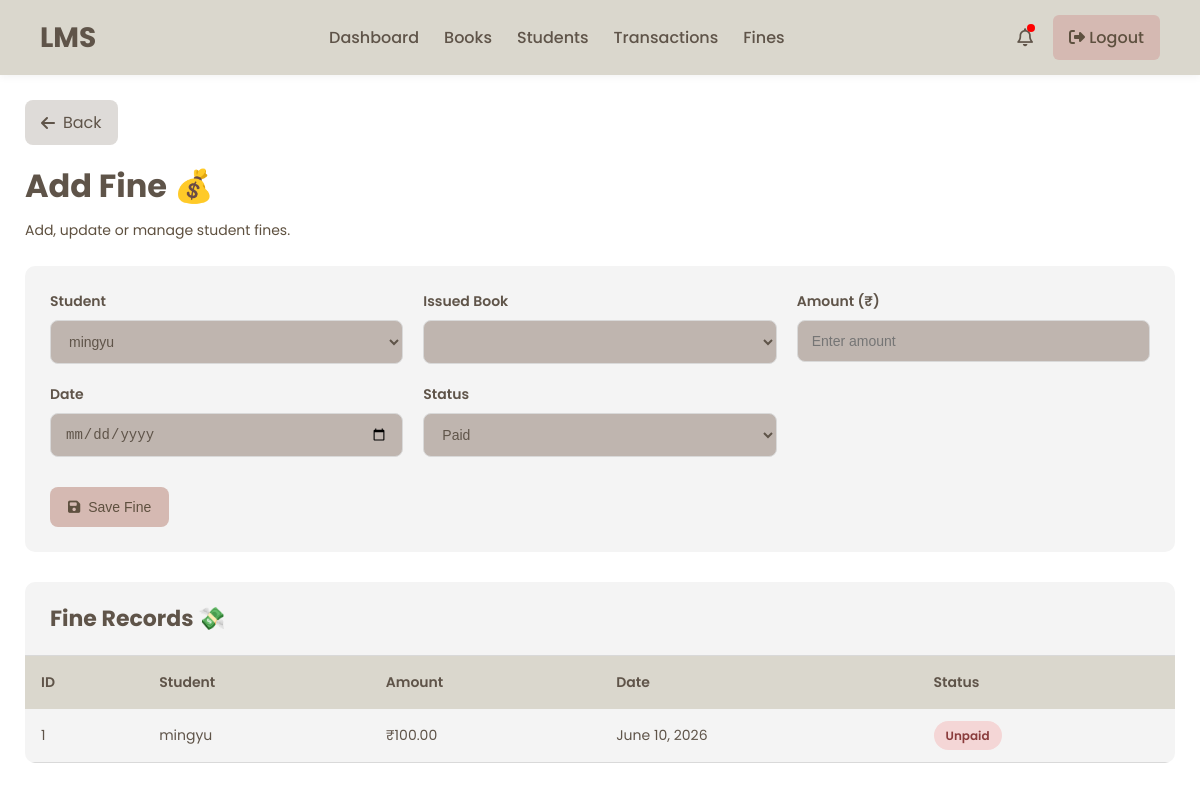
/add-fine/, run on the app's committed database.
### library/models.py (models this page shows, shortened)
class Fine(models.Model):
    student = models.ForeignKey(
        Student,
        on_delete=models.CASCADE
    )
    amount = models.DecimalField(
        max_digits=6,
        decimal_places=2
    )
    paid = models.BooleanField(
        default=False
    )
    date = models.DateField(
        default=timezone.now
    )

class Student(models.Model):
    user = models.OneToOneField(User, on_delete=models.CASCADE, null=True, blank=True)
    name = models.CharField(max_length=100)
    email = models.EmailField(unique=True)
    phone = models.CharField(max_length=20, default='')
    department = models.CharField(max_length=100)
    active = models.BooleanField(default=True)
    student_id = models.CharField(max_length=20, unique=True, blank=True)
    date_of_birth = models.DateField(null=True, blank=True)
    profile_picture = models.ImageField(upload_to='profile_pictures/', null=True, blank=True)

### library/views.py (the view, shortened to what this page needs)
# urls.py: path('add-fine/', views.add_fine, name='add_fine'),
def add_fine(request):
    context = {
        'students': Student.objects.all(),
        'fines': Fine.objects.all()
    }
    return render(
        request,
        'add_fine.html',
        context
    )

### templates/add_fine.html (shortened to what this page needs)
{% extends 'admin_base.html' %}
{% load static %}
{% block extra_css %}
<link rel="stylesheet" href="{% static 'css/add_fine.css' %}">
{% endblock %}
{% block content %}
<div class="students-page">
<div class="top-header">
    <div class="header-left">
        <a href="{% url 'fines' %}" class="back-btn">
            <i class="fa-solid fa-arrow-left"></i>
            Back
        </a>
        <h1 class="page-title">
            Add Fine 💰
        </h1>
        <p class="page-subtitle">
            Add, update or manage student fines.
        </p>
    </div>
</div>
<div class="form-container">
    <form method="POST">
        <div class="input-group">
            <label>Student</label>
            <select name="student" required>
                {% for student in students %}
                <option value="{{ student.id }}">
                    {{ student.name }}
                </option>
                {% endfor %}
            </select>
        </div>
        <div class="input-group">
            <label>Issued Book</label>
            <select name="issue_book" required>
            </select>
        </div>
        <div class="input-group">
            <label>Amount (₹)</label>
            <input type="number"
                   name="amount"
                   placeholder="Enter amount"
                   required>
        </div>
        <div class="input-group">
            <label>Date</label>
            <input type="date"
                   name="date"
                   required>
        </div>
        <div class="input-group">
            <label>Status</label>
            <select name="paid">
                <option value="True">Paid</option>
            </select>
        </div>
        <div class="button-group">
            <button type="submit" class="add-btn">
                <i class="fa-solid fa-floppy-disk"></i>
                Save Fine
            </button>
        </div>
    </form>
</div>
<div class="table-wrapper">
    <div class="table-header">
        <h2>Fine Records 💸</h2>
    </div>
    <table>
        <thead>
            <tr>
                <th>ID</th>
                <th>Student</th>
                <th>Amount</th>
                <th>Date</th>
                <th>Status</th>
            </tr>
        </thead>
        <tbody>
            {% for fine in fines %}
            <tr>
                <td>{{ fine.id }}</td>
                <td>{{ fine.student.name }}</td>
                <td>₹{{ fine.amount }}</td>
                <td>{{ fine.date }}</td>
                <td>
                    {% if fine.paid %}
                        <span class="active-status">Paid</span>
                    {% else %}
                        <span class="inactive-status">Unpaid</span>
                    {% endif %}
                </td>
            </tr>
            {% endfor %}
        </tbody>
    </table>
</div>
</div>
{% endblock %}

### assets/css/admin_base.css (style rules this page uses)
:root { --primary-color: #D9D9D9; --secondary-color: #DAD7CD; --background-color: #FFFFFF; --background-color-table: #F4F4F4; --text-color: #5F5449; --btn-color-1: #D5B9B2; --btn-color-2: #DEDBD8; --btn-color-3: #AAA0A0; --btn-text-color: #5E503F; --background-color-box: #EDDCD2; --box: #BFB5AF; }
* { margin:0; padding:0; box-sizing:border-box; }
body { font-family:'Poppins', sans-serif; background:var(--background-color); color:var(--text-color); min-height:100vh; }
table { width:100%; border-collapse:collapse; }
table th { font-weight:600; }

### assets/css/add_fine.css (style rules this page uses)
.students-page { padding:25px; }
.top-header { display:flex; justify-content:space-between; align-items:center; margin-bottom:25px; flex-wrap:wrap; gap:15px; }
.header-left { display:flex; flex-direction:column; gap:5px; }
.back-btn { display:inline-flex; align-items:center; gap:8px; text-decoration:none; background:var(--btn-color-2); color:var(--text-color); padding:10px 16px; border-radius:8px; transition:.3s; margin-bottom:12px; width:fit-content; }
.page-title { font-size:32px; margin-bottom:5px; color:var(--text-color); }
.page-subtitle { color:var(--btn-text-color); font-size:14px; }
.form-container { background:var(--background-color-table); border-radius:10px; padding:25px; margin-bottom:30px; }
.form-container form { display:grid; grid-template-columns:repeat(auto-fit,minmax(280px,1fr)); gap:20px; }
.input-group { display:flex; flex-direction:column; }
.input-group label { margin-bottom:8px; font-size:14px; font-weight:600; color:var(--text-color); }
.input-group input, .input-group select { padding:12px 14px; border:1px solid var(--primary-color); border-radius:8px; background:var(--box); color:var(--text-color); font-size:14px; transition:.3s; }
.button-group { grid-column:1 / -1; margin-top:10px; }
.add-btn { border:none; cursor:pointer; background:var(--btn-color-1); color:var(--btn-text-color); padding:12px 18px; border-radius:8px; font-weight:500; font-size:14px; display:inline-flex; align-items:center; gap:8px; transition:.3s; }
.table-wrapper { background:var(--background-color-table); border-radius:10px; overflow:hidden; }
.table-header { padding:20px 25px; border-bottom:1px solid var(--primary-color); }
.table-header h2 { color:var(--text-color); font-size:22px; }
table { width:100%; border-collapse:collapse; }
thead { background:var(--secondary-color); }
thead th { padding:16px; text-align:left; font-size:14px; color:var(--text-color); font-weight:600; }
tbody td { padding:16px; border-bottom:1px solid var(--primary-color); font-size:14px; color:var(--text-color); }
tbody tr { transition:.3s; }
.inactive-status { background:#f4d6d6; color:#8a3c3c; padding:6px 12px; border-radius:20px; font-size:12px; font-weight:600; }

### data on the page
Fine: id "1", student.name "mingyu", amount "100.00", date "June 10, 2026", paid "Unpaid"

### other printed values
form field student "mingyu"
